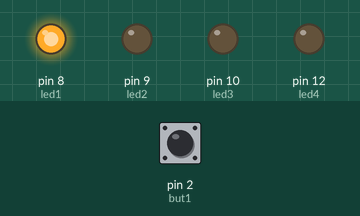
Recording of a sketch running on a simulated Arduino Uno, built with avr-gcc and run on an emulated ATmega328P. Shown: output pins drawn as LEDs (lit = HIGH). The inputs (shaded band) are chosen by the test bench; at power-on: pin 2 (but1) HIGH.

Above: at 1.2 s.
1.3 s: pin 2 (but1) pulled LOW for 0.15 s
At 1.9 s:
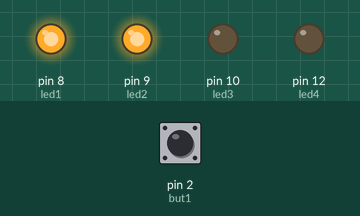
2.9 s: pin 2 (but1) pulled LOW for 1 s
At 4.4 s:
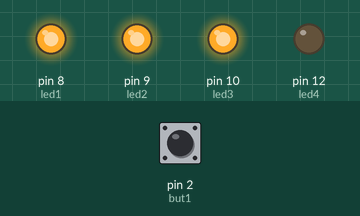
5.4 s: pin 2 (but1) pulled LOW for 0.15 s
At 6.2 s:
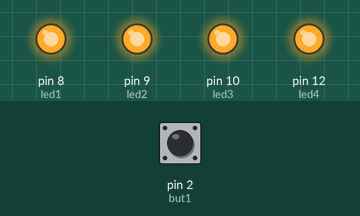
7.0 s: pin 2 (but1) pulled LOW for 3.2 s
At 11.6 s:
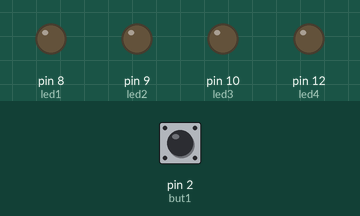
Timing chart, 0 to 12.7 s (numbered marks = the images above; inputs shaded):
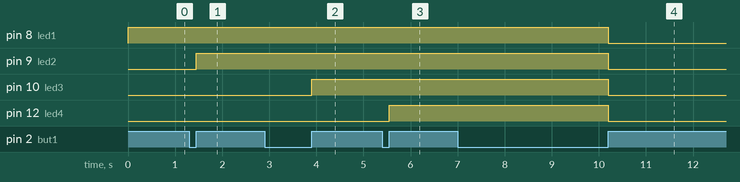

Measured:
- after the input at 1.3 s, pin 9 (led2): LOW → HIGH after 0.15 s
- after the input at 2.9 s, pin 10 (led3): LOW → HIGH after 1.0 s
- after the input at 5.4 s, pin 12 (led4): LOW → HIGH after 0.15 s
- after the input at 7.0 s, pin 8 (led1), pin 9 (led2), pin 10 (led3), pin 12 (led4): HIGH → LOW after 3.2 s

The sketch:

netrunner_alpha.ino
```cpp
/*
  Netrunner (the LCG) click-tracker version 0.1
  By: Virre Linwendil Annergård 2013
  Feel free to share and edit and fix
*/
int led1=8;
int led2=9;
int led3=10;
int led4=12;
int but1=2;
int counter=0;
byte pressed;
byte last_press;
void setup() {
  pinMode(led1,OUTPUT);
  pinMode(led2,OUTPUT);
  pinMode(led3,OUTPUT);
  pinMode(led4,OUTPUT);
  pinMode(but1,INPUT_PULLUP);

}

void loop() {
  pressed=digitalRead(but1);

  if(pressed!=last_press) {
    if(pressed==HIGH) {
      switch(counter) {
      case 0:
        digitalWrite(led1,HIGH);
        break;
      case 1:
        digitalWrite(led2,HIGH);
        break;
      case 2:
        digitalWrite(led3,HIGH);
        break;
      case 3:
        digitalWrite(led4,HIGH);
        break;
      case 4:
        digitalWrite(led1,LOW);
        digitalWrite(led2,LOW);
        digitalWrite(led3,LOW);
        digitalWrite(led4,LOW);

      }
      if(counter==4) {
        counter=0;
      }
      else {
        counter++;
      }
    }
  }


  last_press=pressed;
}
```
